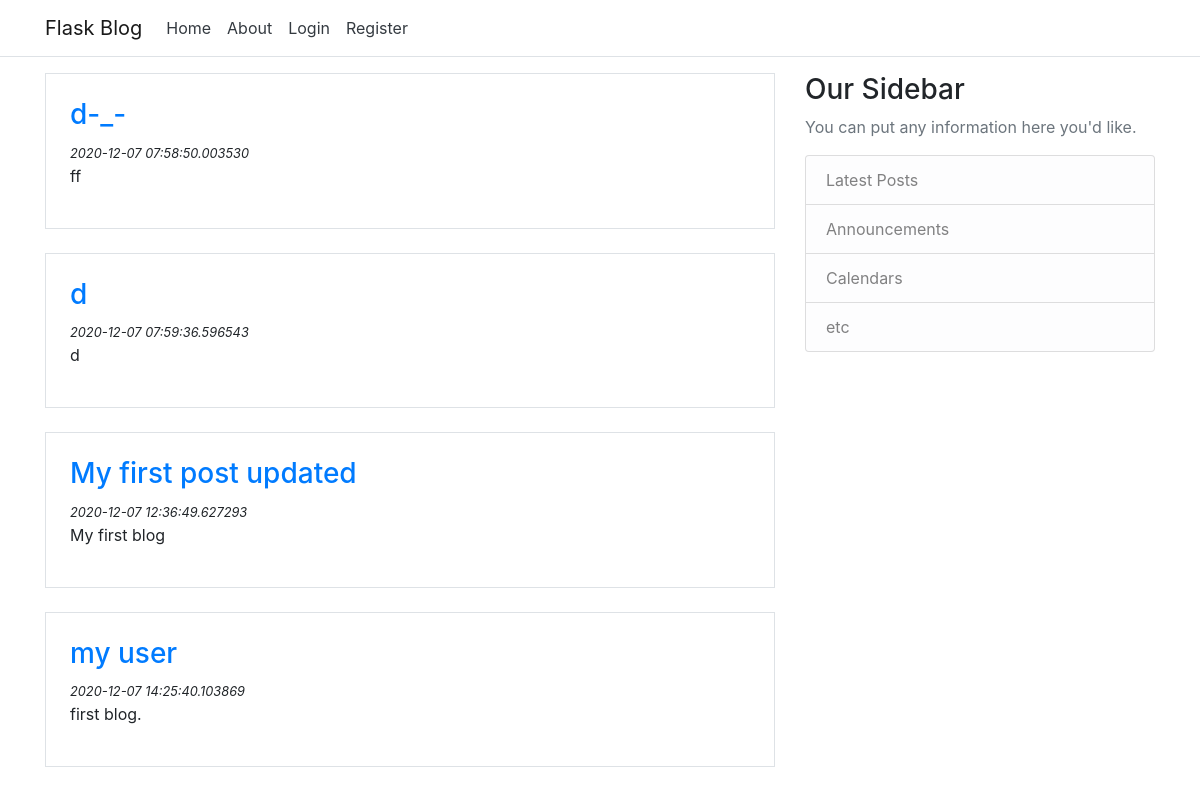
Page /home on the earlier database version.
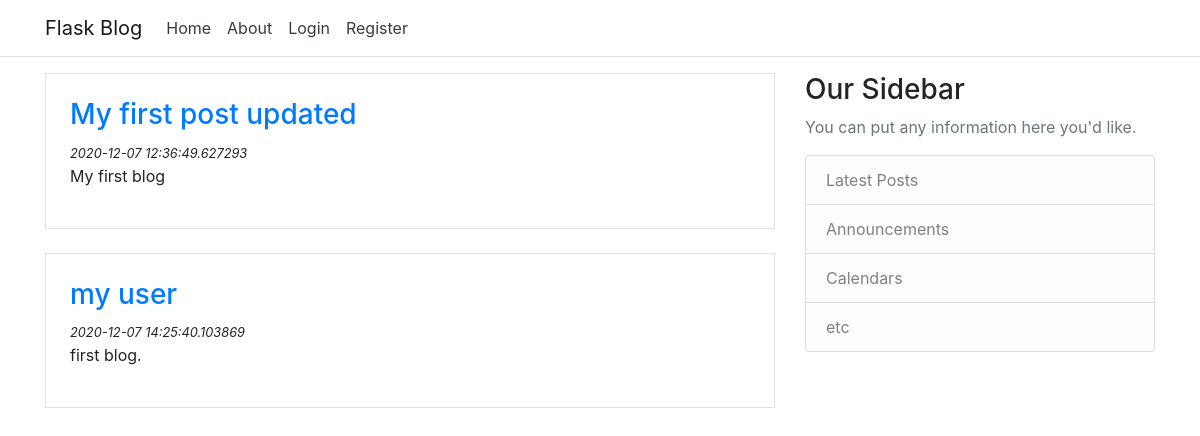
Same page on the later database version.
### flaskblog/models.py (models this page shows, shortened)
class Post(db.Model):
    id = db.Column(db.Integer, primary_key=True)
    title = db.Column(db.String(100), nullable=False)
    date_posted = db.Column(db.DateTime, nullable=False,
                            default=datetime.utcnow)
    content = db.Column(db.Text, nullable=False)
    user_id = db.Column(db.Integer, db.ForeignKey('user.id'), nullable=False)

### flaskblog/routes.py (the view)
@app.route('/')
@app.route('/home')
def home():
    posts=Post.query.all()
    return render_template('home.html', posts=posts)

### flaskblog/models.py (called while the page is built)
    def __repr__(self):
        return f"User('{self.username}', '{self.email}', '{self.image_file}')"

### flaskblog/template/Home.html
{% extends "layout.html"%} {% block content%} {% for post in posts%}
<div class="media border p-4">
    <div class="media-body">
        <h3><a class="article-title" href="{{ url_for('post', post_id=post.id) }}">{{ post.title }}</a></h3>
        <small><i>{{post.date_posted}}</i></small>
        <p class="article-content">{{ post.content }}</p>
    </div>
</div>
<br> {%endfor%} {% endblock content %}

### flaskblog/template/Layout.html (shortened to what this page needs)
<!DOCTYPE html>
<html>
<head>
    <link rel="stylesheet" href="https://stackpath.bootstrapcdn.com/bootstrap/4.3.1/css/bootstrap.min.css">
</head>
<body>
    <header>
        <nav class="navbar navbar-expand-sm navbar-toggleable-sm navbar-light border-bottom box-shadow mb-3 navbar-light">
            <div class="container">
                <a class="navbar-brand " href="/ ">Flask Blog</a>
                <div class="navbar-collapse collapse d-sm-inline-flex flex-sm-row-reverse ">
                    <ul class="navbar-nav flex-grow-1 ">
                        <li class="nav-item ">
                            <a class="nav-link text-dark " href="/ ">Home</a>
                        </li>
                        <li class="nav-item ">
                            <a class="nav-link text-dark " href="/About ">About</a>
                        </li>
                        {% if current_user.is_authenticated %}
                        <li class="nav-item ">
                            <a class="nav-link text-dark " href="{{ url_for( 'new_post') }} ">New Post</a>
                        </li>
                        <li class="nav-item ">
                            <a class="nav-link text-dark " href="{{ url_for( 'logout') }} ">Logout</a>
                        </li>
                        <li class="nav-item ">
                            <a class="nav-link text-dark " href="{{ url_for( 'account') }} ">Account</a>
                        </li>
                        {%else%}
                        <li class="nav-item ">
                            <a class="nav-link text-dark " href="{{ url_for( 'login') }} ">Login</a>
                        </li>
                        <li class="nav-item ">
                            <a class="nav-link text-dark " href="{{ url_for( 'register') }} ">Register</a>
                        </li>
                        {%endif%}
                    </ul>
                </div>
            </div>
        </nav>
    </header>
    <main role="main " class="container ">
        <div class="row ">
            <div class="col-md-8 ">
                 {% block content %}{% endblock %}
            </div>
            <div class="col-md-4 ">
                <div class="content-section ">
                    <h3>Our Sidebar</h3>
                    <p class='text-muted'>You can put any information here you'd like.
                        <ul class="list-group ">
                            <li class="list-group-item list-group-item-light ">Latest Posts</li>
                            <li class="list-group-item list-group-item-light ">Announcements</li>
                            <li class="list-group-item list-group-item-light ">Calendars</li>
                            <li class="list-group-item list-group-item-light ">etc</li>
                        </ul>
                    </p>
                </div>
            </div>
        </div>
    </main>
</body>
</html>

Differences in the rows shown:
removed Post: title "d-_-", date_posted "2020-12-07 07:58:50.003530", content "ff"
removed Post: title "d", date_posted "2020-12-07 07:59:36.596543", content "d"
